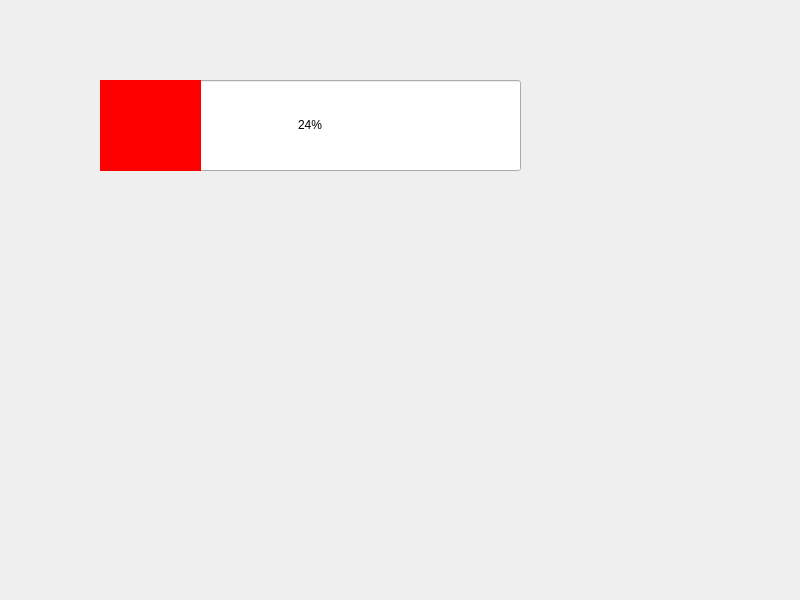
<?xml version="1.0" encoding="UTF-8"?>
<ui version="4.0">
 <class>Widget</class>
 <widget class="QWidget" name="Widget">
  <property name="geometry">
   <rect>
    <x>0</x>
    <y>0</y>
    <width>800</width>
    <height>600</height>
   </rect>
  </property>
  <property name="windowTitle">
   <string>Widget</string>
  </property>
  <widget class="QProgressBar" name="progressBar">
   <property name="geometry">
    <rect>
     <x>100</x>
     <y>80</y>
     <width>421</width>
     <height>91</height>
    </rect>
   </property>
   <property name="styleSheet">
    <string notr="true">QProgressBar::chunk{background-color:red}</string>
   </property>
   <property name="value">
    <number>24</number>
   </property>
   <property name="alignment">
    <set>Qt::AlignCenter</set>
   </property>
  </widget>
 </widget>
 <resources/>
 <connections/>
</ui>
